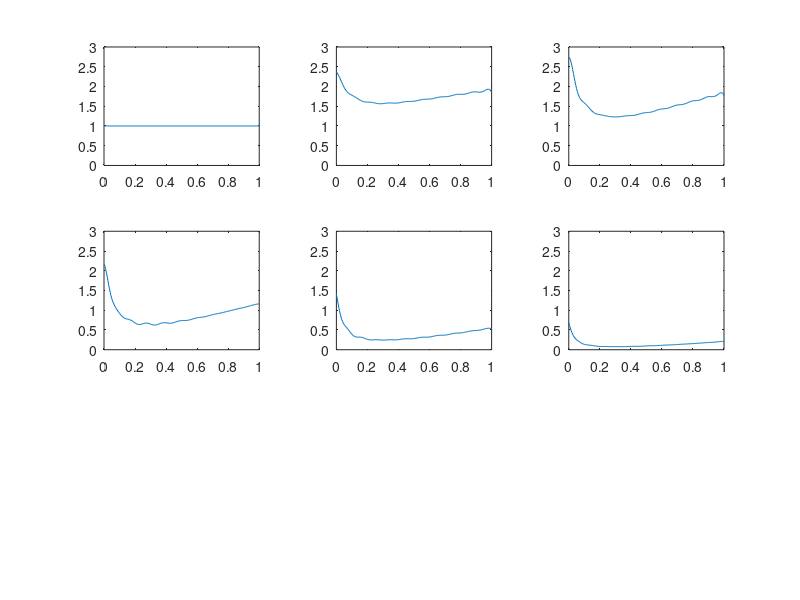

This figure's MATLAB source:
%
% Design of Variable_Fractional_Order_FIR_Differintegrators_Example_1
%
% example 1. (N,  M,  w1,     w2,    p1,   p2)
%          = (40, 5, 0.05pi, 0.95pi, -0.5, +0.5)
clear all;   % clear workspace
clc;         % clear command window
N=40;
M=5;
w1=0.05*pi;
w2=0.95*pi;
p1=-0.5;
p2=0.5;
pointw=200;
pointp=60;
%
%
NH=N/2;
nma=(NH+1)*(M+1);
nmb=NH*(M+1);
deltaw=(w2-w1)/pointw;
deltap=(p2-p1)/pointp;
point=(pointw+1)*(pointp+1);
%
%
ra=zeros(nma,1);
Qa=zeros(nma,nma);
for ip=0:pointp
     p=p1+ip*deltap;
     for iw=0:pointw
          w=w1+iw*deltaw;
          c=zeros(nma,1);
          for i=0:nma-1
               n=mod(i,NH+1);
               m=floor(i/(NH+1));
               c(i+1)=p^m*cos(n*w);               
          end
     ra=ra-2*w^p*cos(p*pi/2)*c;
     Qa=Qa+c*c';
     end
end
ra=ra*(w2-w1)*(p2-p1)/point;
Qa=Qa*(w2-w1)*(p2-p1)/point;
a=-0.5*inv(Qa)*ra;

rb=zeros(nmb,1);
Qb=zeros(nmb,nmb);
for ip=0:pointp
     p=p1+ip*deltap;
     for iw=0:pointw
          w=w1+iw*deltaw;
          s=zeros(nmb,1);
          for i=0:nmb-1
               n=mod(i,NH)+1;
               m=floor(i/NH);
               s(i+1)=p^m*sin(n*w);               
          end
     rb=rb-2*w^p*sin(p*pi/2)*s;
     Qb=Qb+s*s';
     end
end
rb=rb*(w2-w1)*(p2-p1)/point;
Qb=Qb*(w2-w1)*(p2-p1)/point;
b=-0.5*inv(Qb)*rb;
%
%
a2=reshape(a,NH+1,M+1); % even part
he=zeros(N+1,M+1);
he(NH+1,:)=a2(1,:);
he(1:NH,:)=0.5*a2(NH+1:-1:2,:);
he(NH+2:N+1,:)=0.5*a2(2:NH+1,:);
%
b2=reshape(b,NH,M+1); % odd part
ho=zeros(N+1,M+1);
ho(1:NH,:)=0.5*b2(NH:-1:1,:);
ho(NH+2:N+1,:)=-0.5*b2;
%
%
h=he+ho;
%
MR=zeros(pointw+1,pointp+1);
for ip=0:pointp;
     p=p1+ip*deltap;
     hnp=h(:,1);
     for im=1:M
          hnp=hnp+h(:,im+1)*p^im;
     end
     MR(:,ip+1)=abs(freqz(hnp,1,w1:deltaw:w2));
end
%
XX=zeros(pointw+1,pointp+1);
YY=zeros(pointw+1,pointp+1);
for ip=0:pointp
     XX(:,ip+1)=(w1:deltaw:w2)/pi';
end
for iw=0:pointw
     YY(iw+1,:)=p1:deltap:p2;
end
%
plot3(XX,YY,MR);
axis([w1/pi,w2/pi,p1,p2,0,max(max(MR))]);
xlabel('Normalized Frequency');
ylabel('variable P');
zlabel('Magnitude Response');
pause;
%
for im=0:M
     MRs=abs(freqz(h(:,im+1),1,w1:deltaw:w2));
     subplot(3,3,im+1);
     plot(0:1/200:1,MRs);
     axis([0,1,0,3]);
end
